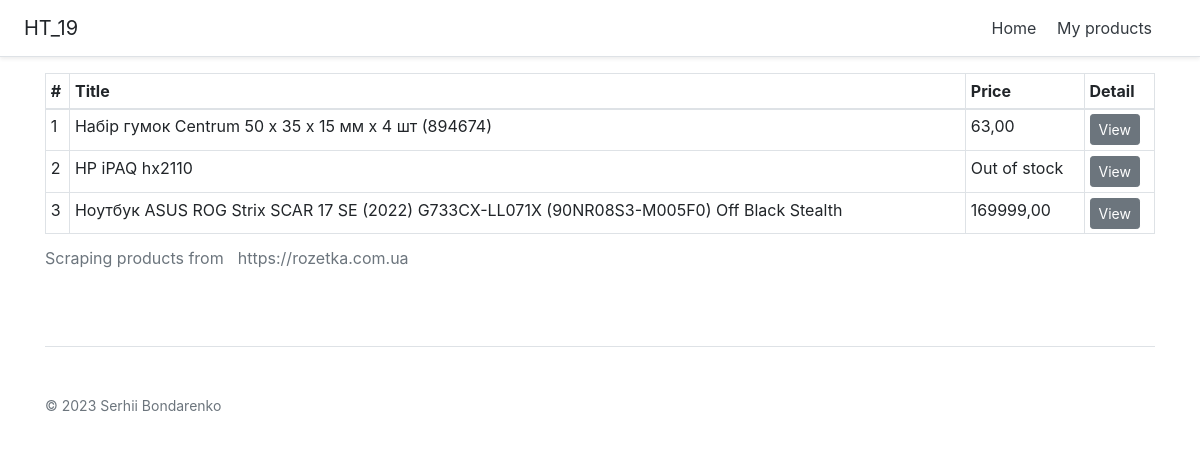
The app's page /my-products/, older data.
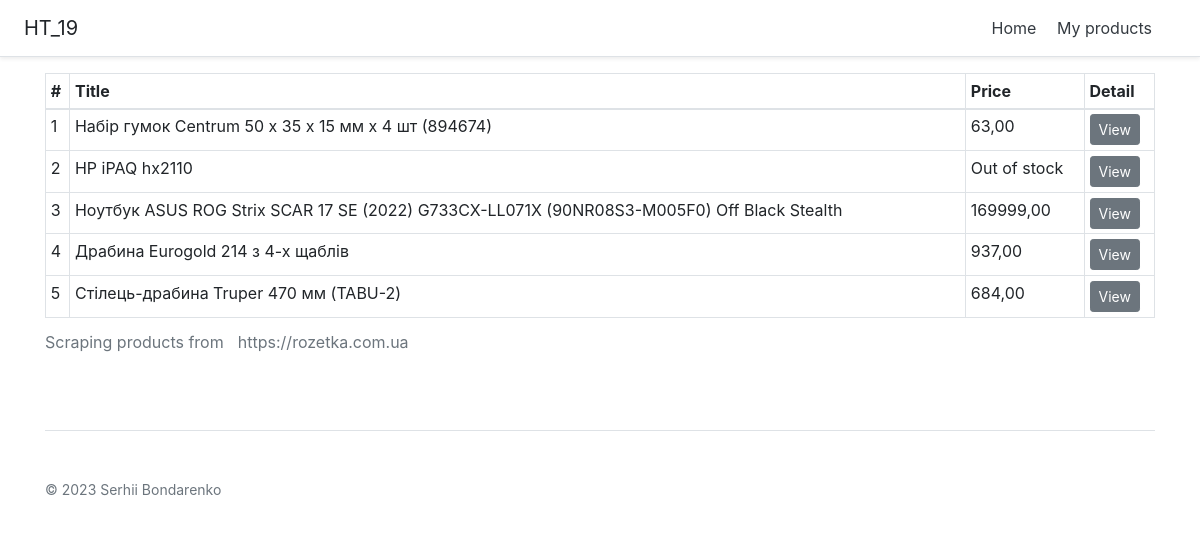
The same page, newer data.
### rozetka/models.py (models this page shows, shortened)
class Product(models.Model):
    product_id = models.BigIntegerField("ID")
    title = models.CharField(max_length=255)
    old_price = models.DecimalField(max_digits=20, decimal_places=2,
                                    blank=True, default=0.00, null=True)
    price = models.DecimalField(max_digits=20, decimal_places=2, default=0.00)
    href = models.URLField("URL")
    brand = models.CharField(max_length=255, blank=True, default="Unknown",
                             null=True)
    category = models.CharField(max_length=255, null=True, blank=True)
    description = models.TextField(blank=True, default="", null=True)
    class Meta:  #pylint: disable=too-few-public-methods
        ordering = ["title"]
        verbose_name = "Product"
        verbose_name_plural = "Products"

### rozetka/views.py (the view)
# urls.py: path("my-products/", views.my_products, name="my-products"),
def my_products(request):
    products = Product.objects.all().order_by("id")
    context = {
        "title": "My Products",
        "products": products,
    }
    return render(request, "rozetka/products.html", context=context)

### templates/rozetka/products.html (shortened to what this page needs)
{% extends 'rozetka/base.html' %}
{% load static %}
{% block content %}
  <div class="table-responsive">
    <table class="table table-bordered table-sm">
      <caption>Scraping products from <span class="btn-outline-secondary badge-pill">
                https://rozetka.com.ua</span></caption>
      <thead>
      <tr>
        <th>#</th>
        <th>Title</th>
        <th>Price</th>
        <th>Detail</th>
      </tr>
      </thead>
      <tbody>
      {% for product in products %}
        <tr>
          <td>{{ forloop.counter }}</td>
          <td>{{ product.title|slice:"100" }}</td>
          <td>
            {% if product.price > 0 %}
              {{ product.price }}</td>
            {% else %}
              Out of stock
            {% endif %}
          <td><a href="{% url 'product-detail' product.id %}" class="btn btn-secondary
                    btn-sm">View</a></td>
        </tr>
      {% endfor %}
      </tbody>
    </table>
  </div>
{% endblock %}

Row changes from the older to the newer data that the page shows:
added Product: title "Драбина Eurogold 214 з 4-х щаблів", price "937,00"
added Product: title "Стілець-драбина Truper 470 мм (TABU-2)", price "684,00"
